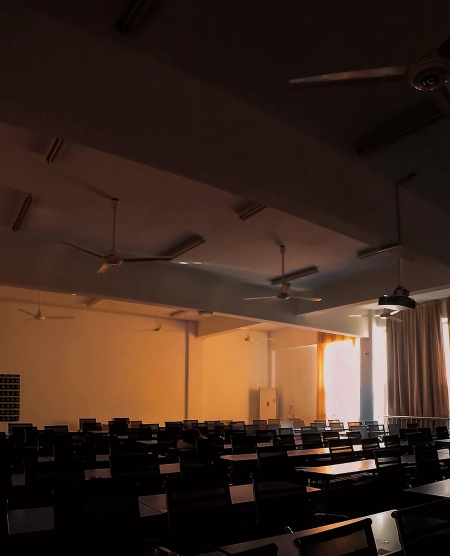
#> input picture assets/works/shijian.webp, 900 x 1112 px (shown at 1/2 size)
$ python -i build-v3-images.py   (imports and definitions only)
#> lines starting #> are read from the running program, lines starting #| are printed output that depends on the picture
#> further down, picture is the input picture: PIL image 900x1112 RGB; mean R, G, B 62, 41.1, 30.3
"""v3 素材入库：生成图裁水印、成片抽帧、剧照批量转 WebP（大图 + 700w 小图）。

用法：python3 scripts/build-v3-images.py
源目录：项目根 ../作品所有 2；输出：dist/assets/{images,works}
"""
import subprocess
from pathlib import Path

from PIL import Image, ImageOps

ROOT = Path(__file__).resolve().parents[1]
SRC = ROOT.parent / '作品所有 2'
ILL = ROOT / 'source-assets' / 'illustrations'
IMAGES = ROOT / 'dist' / 'assets' / 'images'
WORKS = ROOT / 'dist' / 'assets' / 'works'

# 生成图：右下角带「AI生成」水印，按比例裁掉底部
GENERATED = {
    'Use_case__illustration_story___2026-10-30T13-46-25.png': ('reading', IMAGES, 1536, 76),
    'Use_case__illustration_story___2026-10-30T13-46-48.png': ('shanzhong', WORKS, 1024, 76),
    'Use_case__illustration_story___2026-10-30T13-47-16.png': ('wanou', WORKS, 1024, 76),
    'Use_case__illustration_story___2026-10-30T13-47-38.png': ('caoyu', WORKS, 1024, 76),
}

# 剧照：源文件片段 -> (目标名, 目标长边)
PHOTOS = {
    '舞台实践/007f0fdf6m4dfc21d5599c6147936cfb.JPG': ('tree-stage-4', 1320),
    '舞台实践/483be53fem8a594834b50fe0243e212d.HEIC': ('tree-quote', 1320),
    '舞台实践/7a222f08fv2585cda9234e1d582aec0a.JPG': ('tree-stage-5', 1320),
    '舞台实践/7c1f25a21nac7556be7db2283e92d391.JPG': ('tree-backstage', 1320),
    '舞台实践/942f426a9v82033516e2422244ad34e4.JPG': ('tree-group', 1320),
    '舞台实践/a6490a6a6l6aa219b0f5e0f018448295.jpg': ('tree-stage-6', 1320),
    '舞台实践/adcc5ddf8h3c1e32aedf10253c163e7a.JPG': ('tree-stage-7', 1320),
    '舞台实践/cd921368bu8f1c117598a4be9ec945da.JPG': ('tree-scene', 1320),
    '舞台实践/d9857e44di30ec8edd4722e7bf54d244.jpg': ('tree-stage-8', 1320),
    '文本➕影视绍兴暖契/47dc84635p725671c1fc53b2a584a77f.JPG': ('shaoxing-group-2', 1320),
    '文本➕影视绍兴暖契/9f36cfc7dn252583852d662096f02b3b.JPG': ('shaoxing-set', 1320),
    '时间代价，影像+文本/IMG_1356.PNG': ('shijian-still', 1320),
    '时间代价，影像+文本/IMG_1358.PNG': ('shijian-end', 1320),
}


def save(image, path, width, quality):
    copy = image.copy()
    copy.thumbnail((width, width * 4), Image.Resampling.LANCZOS)
    copy.save(path, 'WEBP', quality=quality, method=6)
    print(f'  {path.name}: {copy.width} x {copy.height}, {path.stat().st_size // 1024} KB')


def open_any(path):
    """HEIC 用 sips 先解码成临时 PNG，Pillow 直接读不了。"""
    if path.suffix.lower() == '.heic':
        tmp = ROOT / '.tmp' / (path.stem + '.png')
        tmp.parent.mkdir(parents=True, exist_ok=True)
        subprocess.run(['sips', '-s', 'format', 'png', str(path), '--out', str(tmp)],
                       check=True, capture_output=True)
        return Image.open(tmp).convert('RGB')
    return ImageOps.exif_transpose(Image.open(path)).convert('RGB')


# [17 lines not run here, left out]


def trim_black(image, threshold=8):
    """去掉录屏自带的上下黑边：从两端逐行扫，直到整行均值超过阈值。"""
#> called with threshold = 8
    gray = image.convert('L')
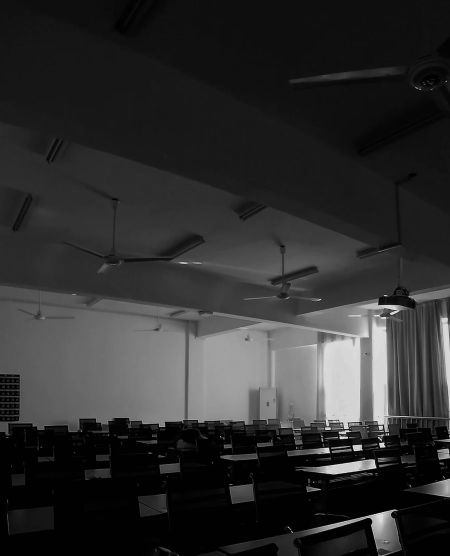
#> gray: PIL image 900x1112 L (shown at 1/2 size); min 0, max 255, mean 46.1
    width, height = gray.size
#> width = 900; height = 1112
    rows = [gray.crop((0, y, width, y + 1)).resize((1, 1)).getpixel((0, 0)) for y in range(height)]
#> rows = 1112 values, max 136 at index 694, min 5 at index 956, mean 46.87
    top = next(y for y, value in enumerate(rows) if value > threshold)
#> top = 0
    bottom = next(y for y, value in enumerate(reversed(rows)) if value > threshold)
#> bottom = 0
    return image.crop((0, top, width, height - bottom))


# [1 line that did not run here, left out]
# [1 line that did not run here, left out]
# [3 lines that did not run here, left out]
# [13 lines not run here, left out]
frame = ROOT / '.tmp' / 'zhulin-cover.png'
# [3 lines not run here, left out]
# [1 line that did not run here, left out]
# [3 lines not run here, left out]

>>> from PIL import Image
>>> picture = Image.open('../assets/works/shijian.webp')
>>> result = trim_black(picture)
